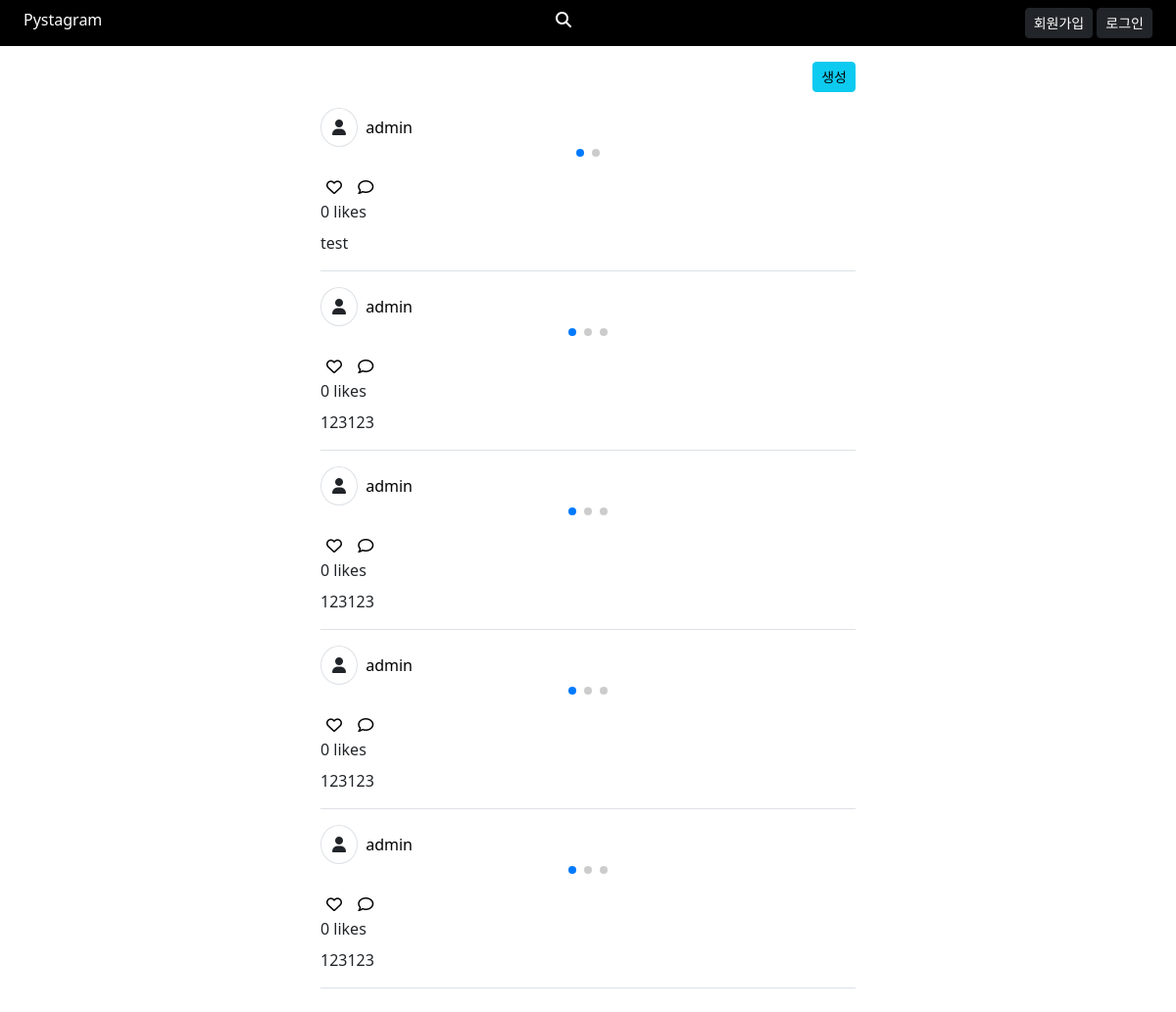
The app's page /, older data.
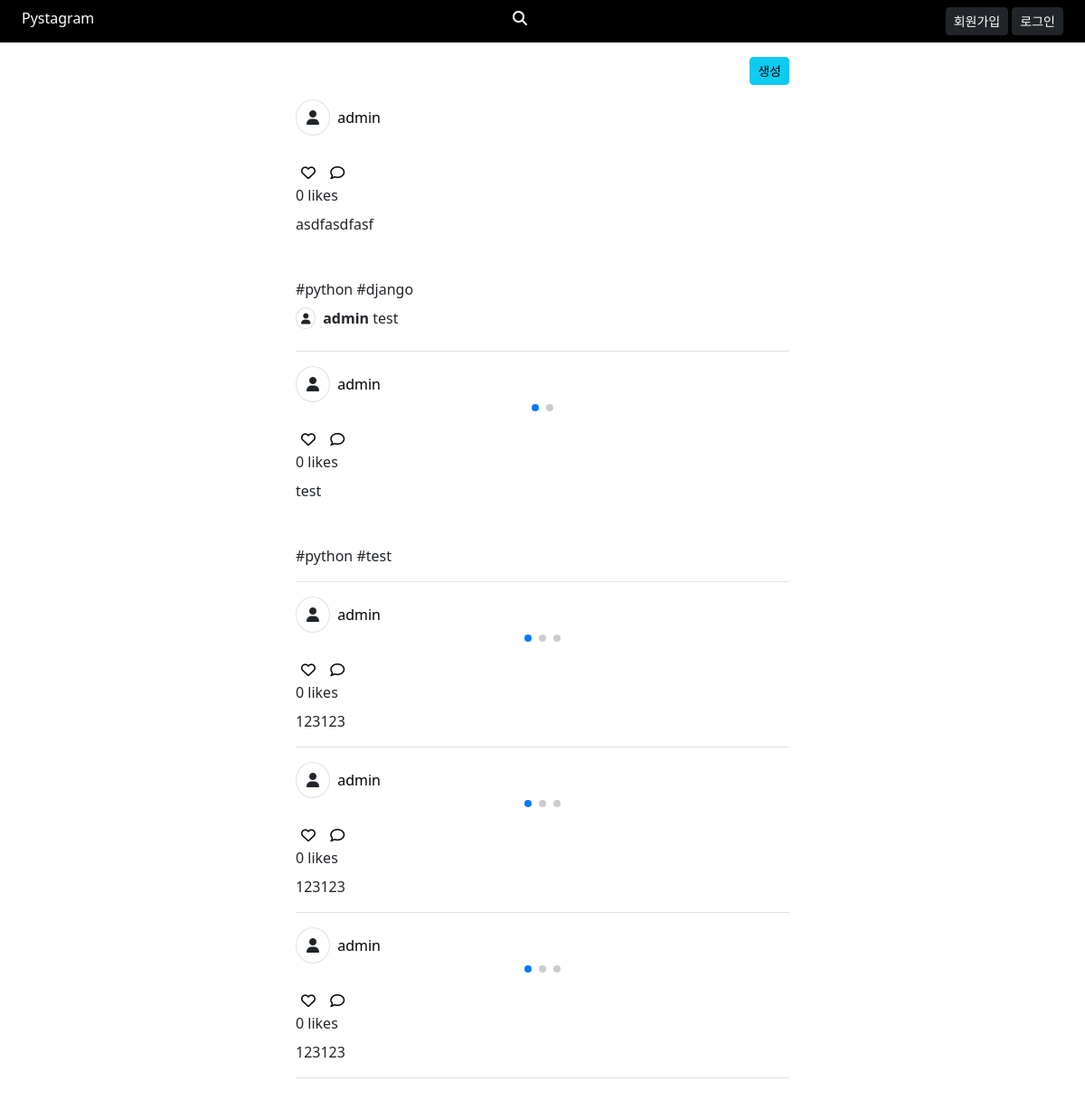
The same page, newer data.
### post/models.py (models this page shows, shortened)
class Post(TimestampModel):
    content = models.TextField('본문')
    user = models.ForeignKey(User, on_delete=models.CASCADE)
    class Meta:
        verbose_name = '포스트'
        verbose_name_plural = '포스트 목록'

class Comment(TimestampModel):
    post = models.ForeignKey(Post, related_name='comments', on_delete=models.CASCADE) # related_name 설정으로 Jinja 에서 post.comment_set를 post.comments로
    content = models.CharField('내용', max_length=255)
    user = models.ForeignKey(User, on_delete=models.CASCADE)

### member/models.py (models this page shows, shortened)
class User(AbstractBaseUser): # password, last_login 지원, user은 여러가지 기능이 있어서 따로 만들어줘야 한다
    email = models.EmailField(
        verbose_name = 'email',
        unique = True
    )
    is_active = models.BooleanField(default = False) # 활성화가 되어 있으면 로그인이 안된다
    is_admin = models.BooleanField(default = False)
    nickname = models.CharField('nickname', max_length=20, unique=True)
    following = models.ManyToManyField(
        'self', symmetrical=False, related_name='followers',
        through='UserFollowing', through_fields=('from_user', 'to_user') # 두 테이블 참조할때 사용 하며 (내가 첫번째, 참조 하는거)
    )
    objects = UserManager()
    USERNAME_FIELD = 'email' # 이 설정으로 유저이름이 이메일 형식으로 된다 계정 만들때 이메일로 유저 네임 대신
    EMAIL_FIELD = 'email'
    REQUIRED_FIELDS = []
    class Meta:
        verbose_name = '유저'
        verbose_name_plural = f'{verbose_name} 목록'
    def __str__(self):
        return self.nickname

### post/views.py (the view)
# urls.py: path('', post_views.PostListView.as_view(), name='main'),
class PostListView(ListView):
    queryset = Post.objects.all().select_related('user').prefetch_related('images','comments', 'likes')
    template_name = 'post/list.html'
    paginate_by = 5
    ordering = ('-created_at',)
    def get_context_data(self, *args, **kwargs): # html 쪽으로 던져주는 부분
        data = super().get_context_data(*args, **kwargs) # super() -> 부모 클래스의 .뒤에 내용 실행
        data['comment_form'] = CommentForm()
        return data

### post/templatetags/custom_tag.py (called while the page is built)
@register.simple_tag()
def add_like_class(user, likes):
    for like_obj in likes:
        if like_obj.user == user:
            return ' text-danger'
    return ''

### templates/post/list.html (shortened to what this page needs)
{% extends 'base.html' %}
{% load static %}
{% load custom_tag %}
{% block style %}
  <link rel="stylesheet" href="https://cdn.jsdelivr.net/npm/swiper@11/swiper-bundle.min.css"/>
{% endblock %}
{% block content %}
  <div class="row">
  <div class="text-end ol-10 offset-1 col-lg-6 offset-lg-3">
      <a class="btn btn-sm btn-info" href="{% url 'create' %}">생성</a>
  </div>
    <div class="col-10 offset-1 col-lg-6 offset-lg-3 infinite-container">
      {% for post in object_list %}
        <div class="border-bottom my-4 pb-2 infinite-item">
          <div class="mb-2">
            <span class="p-2 border rounded-circle me-2">
              <i class="fa-solid fa-user" style="width: 16px; padding-left: 3px;"></i>
            </span>
          <a href="{% url 'profile:detail' post.user.nickname %}" class="text-decoration-none text-black">
            {{ post.user.nickname }}
          </a>
          </div>
          <div class="swiper" style="max-height: 500px;">
            <div class="border-1 swiper-wrapper">
              {% for post_image in post.images.all %}
                <div class="swiper-slide">
                </div>
              {% endfor %}
            </div>
            <div class="swiper-pagination"></div>
          </div>
          <div class="mt-1">
            <button class="border-0 bg-transparent rounded-3 like-btn{% add_like_class request.user post.likes.all %}" data-post-pk="{{ post.pk }}">
              <i class="fa-regular fa-heart"></i>
            </button>
            <button class="add-comment border-0 bg-transparent rounded-3">
              <i class="fa-regular fa-comment"></i>
            </button>
          </div>
          <div>
            {{ post.likes.count }} likes
          </div>
          <div class="my-2">
            {{ post.content | linebreaksbr }}
          </div>
        <div class="mt-2">
          {% for comment in post.comments.all %}
            <p>
              <span class="px-1 py-0 border rounded-circle me-2">
                <i class="fa-solid fa-user fa-xs" style="width: 8px; padding-left: 1px;"></i>
              </span>
              <strong>{{ comment.user }}</strong> {{ comment.content | linebreaksbr }}
            </p>
          {% endfor %}
        </div>
        </div>
      {% endfor %}
    </div>
  </div>
{% endblock %}

Row changes from the older to the newer data that the page shows:
no longer on this page (row unchanged): Post: user.nickname "admin", likes.count "0", content "123123"
added Post: user.nickname "admin", likes.count "0", content "asdfasdfasf #python #django"
added Comment: user "admin", content "test"
changed Post: content "test" → "test #python #test"
